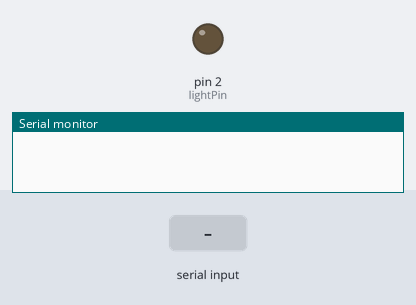
Simulated run of this sketch. Board: Arduino Uno, built with avr-gcc and run on an emulated ATmega328P. On the bench: output pins drawn as LEDs (lit = HIGH), the last lines printed to the serial monitor. The test bench sets the inputs (shaded band).

Above: at 1.2 s.
1.3 s: "1" received over Serial
At 2.5 s:
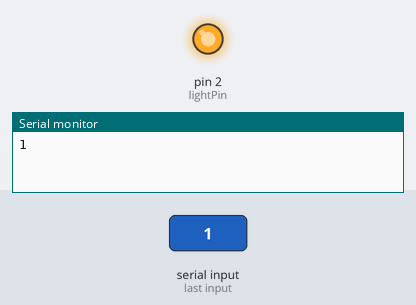
2.8 s: "0" received over Serial
At 3.7 s:
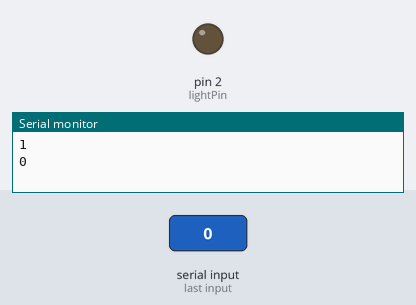
Timing chart, 0 to 5.8 s (numbered marks = the images above; inputs shaded):
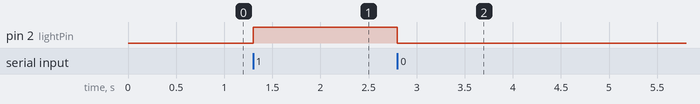

Measured:
- after the input at 1.3 s, pin 2 (lightPin): LOW → HIGH at once
- after the input at 2.8 s, pin 2 (lightPin): HIGH → LOW at once

The sketch:

node_to_arduino.ino
```cpp
/*
 * This file receives a Serial value of "1" or "0" and changes the light based on
 * that value.
 */

// Define the port for the LED
int lightPin = 2;

void setup()
{

  // Initialize the light pin
  pinMode(lightPin, OUTPUT);

  // Initialize the Serial
  Serial.begin(9600);

}

void loop() {

  // CHeck to see if Serial data is being received
  if (Serial.available() > 0) {

    // Create a new string variable to receive Serial data
    String receivedString = "";

    // Loop through received data and append to the receivedString variable
    while (Serial.available() > 0) {
      receivedString += char(Serial.read ());
    }

    // Print received Serial data
    Serial.println(receivedString);

    // Change LED status based on received data
    if(receivedString == "1")
      digitalWrite(lightPin,HIGH);
    else
      digitalWrite(lightPin,LOW);

  }

}
```
